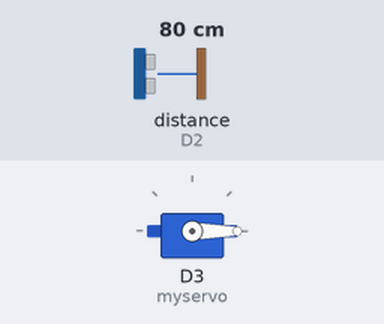
Bench run of a sketch on a simulated ESP8266 (NodeMCU). Shown: servo. Wiring (inferred from the names in the program): ultrasonic range finder: trigger D1; echo D2. The inputs (shaded band) are chosen by the test bench; at power-on: distance to the obstacle (sensor on D2) 80 cm. The echo pulse lasts 58.3 µs per cm; WiFi joins after 1.5 s; servers stay silent unless stated.

Above: at 3.0 s.
3.1 s: distance to the obstacle (sensor on D2) set to 13 cm
4.6 s: distance to the obstacle (sensor on D2) set to 10 cm
At 5.2 s:
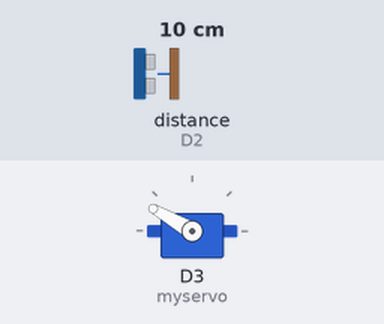
6.3 s: distance to the obstacle (sensor on D2) set to 18 cm
At 7.5 s:
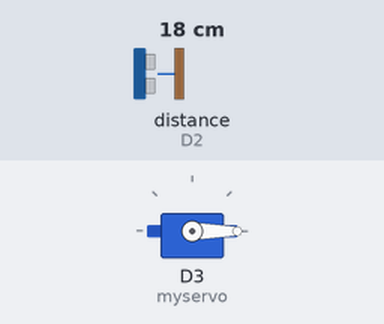
7.8 s: distance to the obstacle (sensor on D2) set to 2 cm
At 9.2 s:
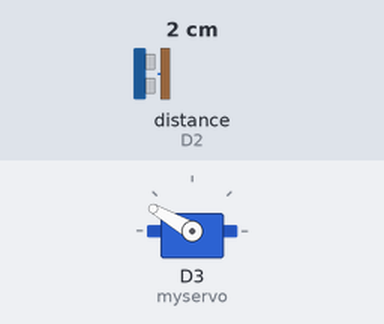
Timing chart, 0 to 10.3 s (numbered marks = the images above; inputs shaded):
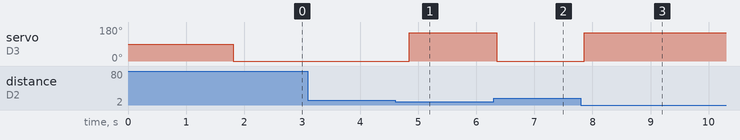

Measured:
- the behaviour switches between 12 and 11 cm on distance to the obstacle (sensor on D2) (found by bisection; images 0 and 1)
- after the input at 3.1 s, every drawn part: stays the same
- after the input at 4.6 s, servo on D3 (myservo): 0° → 150° after 0.25 s
- after the input at 6.3 s, servo on D3 (myservo): 150° → 0° after 0.05 s
- after the input at 7.8 s, servo on D3 (myservo): 0° → 150° after 0.06 s

The sketch:

servo_senser.ino
```cpp
#define trigPin D1 // trigger pin for Ultrasonic HC-SR04
#define echoPin D2 // echo pin for Ultrasonic HC-SR04

#define BLYNK_PRINT Serial
#include <ESP8266WiFi.h>
#include <BlynkSimpleEsp8266.h>
#include <Servo.h>
Servo myservo;
long duration;
int distance;

char auth[] = "WzWq-JT4U6tGvBIPF4lWQoRfh75l8Nr3";
char ssid[] = "MSI";
char pass[] = "0631467311";

void setup() {
  Serial.begin(9600);
   Blynk.begin(auth,ssid,pass);
myservo.attach(D3); //ต่อขา3
pinMode(trigPin, OUTPUT);
pinMode(echoPin, INPUT);

}
void loop(){
{
  Blynk.run();
  }

digitalWrite(trigPin, LOW);
delayMicroseconds(2);
digitalWrite(trigPin, HIGH);
delayMicroseconds(5);
digitalWrite(trigPin, LOW);
duration = pulseIn(echoPin, HIGH);
distance = duration * 0.034 / 2;
if (distance <= 10)
{

myservo.write(150);
delay(500);

}
else {
myservo.write(0);
delay(250);
}


}
```
